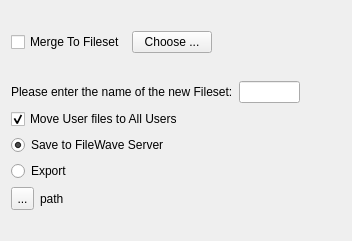
<?xml version="1.0" encoding="UTF-8"?>
<ui version="4.0">
 <class>CMyPropertyPage10</class>
 <widget class="QWidget" name="CMyPropertyPage10">
  <property name="geometry">
   <rect>
    <x>0</x>
    <y>0</y>
    <width>352</width>
    <height>241</height>
   </rect>
  </property>
  <property name="windowTitle">
   <string>Save or Export Fileset</string>
  </property>
  <layout class="QHBoxLayout" name="horizontalLayout_4">
   <item>
    <spacer name="horizontalSpacer_3">
     <property name="orientation">
      <enum>Qt::Horizontal</enum>
     </property>
     <property name="sizeHint" stdset="0">
      <size>
       <width>20</width>
       <height>20</height>
      </size>
     </property>
    </spacer>
   </item>
   <item>
    <layout class="QVBoxLayout" name="verticalLayout">
     <item>
      <spacer name="verticalSpacer">
       <property name="orientation">
        <enum>Qt::Vertical</enum>
       </property>
       <property name="sizeHint" stdset="0">
        <size>
         <width>20</width>
         <height>40</height>
        </size>
       </property>
      </spacer>
     </item>
     <item>
      <layout class="QHBoxLayout" name="horizontalLayout_3">
       <item>
        <widget class="QCheckBox" name="mergeToFilesetCB">
         <property name="text">
          <string>Merge To Fileset</string>
         </property>
        </widget>
       </item>
       <item>
        <widget class="QPushButton" name="chooseFilesetToMergeToPB">
         <property name="text">
          <string>Choose ...</string>
         </property>
        </widget>
       </item>
       <item>
        <spacer name="horizontalSpacer_4">
         <property name="orientation">
          <enum>Qt::Horizontal</enum>
         </property>
         <property name="sizeHint" stdset="0">
          <size>
           <width>20</width>
           <height>20</height>
          </size>
         </property>
        </spacer>
       </item>
      </layout>
     </item>
     <item>
      <spacer name="verticalSpacer_2">
       <property name="orientation">
        <enum>Qt::Vertical</enum>
       </property>
       <property name="sizeHint" stdset="0">
        <size>
         <width>20</width>
         <height>41</height>
        </size>
       </property>
      </spacer>
     </item>
     <item>
      <layout class="QHBoxLayout" name="horizontalLayout">
       <item>
        <widget class="QLabel" name="label">
         <property name="text">
          <string>Please enter the name of the new Fileset:</string>
         </property>
        </widget>
       </item>
       <item>
        <widget class="QLineEdit" name="nameED"/>
       </item>
      </layout>
     </item>
     <item>
      <widget class="QCheckBox" name="allUsersCB">
       <property name="text">
        <string>Move User files to All Users</string>
       </property>
       <property name="checked">
        <bool>true</bool>
       </property>
      </widget>
     </item>
     <item>
      <widget class="QRadioButton" name="save2ServerRB">
       <property name="text">
        <string>Save to FileWave Server</string>
       </property>
       <property name="checked">
        <bool>true</bool>
       </property>
      </widget>
     </item>
     <item>
      <widget class="QRadioButton" name="save2DiskRB">
       <property name="text">
        <string>Export</string>
       </property>
      </widget>
     </item>
     <item>
      <layout class="QHBoxLayout" name="horizontalLayout_2">
       <item>
        <widget class="QToolButton" name="browsePB">
         <property name="enabled">
          <bool>true</bool>
         </property>
         <property name="sizePolicy">
          <sizepolicy hsizetype="Fixed" vsizetype="Fixed">
           <horstretch>23</horstretch>
           <verstretch>23</verstretch>
          </sizepolicy>
         </property>
         <property name="minimumSize">
          <size>
           <width>23</width>
           <height>23</height>
          </size>
         </property>
         <property name="maximumSize">
          <size>
           <width>23</width>
           <height>23</height>
          </size>
         </property>
         <property name="text">
          <string>...</string>
         </property>
        </widget>
       </item>
       <item>
        <widget class="QLabel" name="path">
         <property name="text">
          <string>path</string>
         </property>
        </widget>
       </item>
       <item>
        <spacer name="horizontalSpacer">
         <property name="orientation">
          <enum>Qt::Horizontal</enum>
         </property>
         <property name="sizeHint" stdset="0">
          <size>
           <width>40</width>
           <height>20</height>
          </size>
         </property>
        </spacer>
       </item>
      </layout>
     </item>
     <item>
      <spacer name="verticalSpacer_3">
       <property name="orientation">
        <enum>Qt::Vertical</enum>
       </property>
       <property name="sizeHint" stdset="0">
        <size>
         <width>20</width>
         <height>40</height>
        </size>
       </property>
      </spacer>
     </item>
    </layout>
   </item>
   <item>
    <spacer name="horizontalSpacer_2">
     <property name="orientation">
      <enum>Qt::Horizontal</enum>
     </property>
     <property name="sizeHint" stdset="0">
      <size>
       <width>88</width>
       <height>20</height>
      </size>
     </property>
    </spacer>
   </item>
  </layout>
 </widget>
 <resources/>
 <connections/>
</ui>
